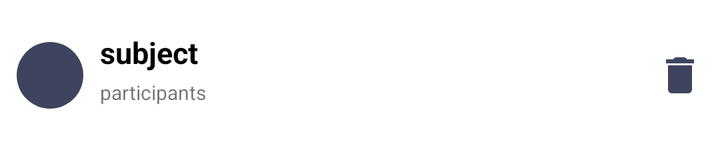
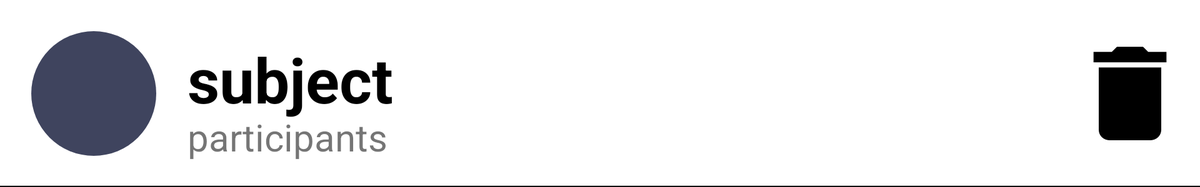

An Android layout and its configuration variant, each rendered on a device that would load it. The default file and the variant file are quoted in full after the pictures.
<!-- AndroidManifest.xml: application theme Theme.Mareu -->
<!-- res/layout/meeting_row.xml -->
<?xml version="1.0" encoding="utf-8"?>
<androidx.constraintlayout.widget.ConstraintLayout xmlns:android="http://schemas.android.com/apk/res/android"
    xmlns:app="http://schemas.android.com/apk/res-auto"
    xmlns:tools="http://schemas.android.com/tools"
    android:id="@+id/row_layout"
    android:background="#FFFFFF"
    android:layout_width="match_parent"
    android:layout_height="75dp">


    <ImageView
        android:id="@+id/circle"
        android:layout_width="50dp"
        android:layout_height="50dp"
        app:layout_constraintBottom_toBottomOf="parent"
        app:layout_constraintStart_toStartOf="parent"
        app:layout_constraintTop_toTopOf="parent"
        tools:src="@drawable/ic_circle" />

    <TextView
        android:id="@+id/meeting"
        android:layout_width="0dp"
        android:layout_height="wrap_content"
        android:layout_marginTop="16dp"
        android:textSize="@dimen/meeting"
        android:textColor="#000000"
        android:textStyle="bold"
        app:layout_constraintStart_toEndOf="@id/circle"
        app:layout_constraintEnd_toStartOf="@id/delete_button"
        app:layout_constraintTop_toTopOf="parent"
        tools:text="subject" />

    <TextView
        android:id="@+id/participants"
        android:layout_width="0dp"
        android:layout_height="wrap_content"
        android:layout_marginBottom="22dp"
        android:ellipsize="end"
        android:singleLine="true"
        android:textSize="@dimen/participants"
        app:layout_constraintBottom_toBottomOf="parent"
        app:layout_constraintStart_toEndOf="@id/circle"
        app:layout_constraintEnd_toStartOf="@id/delete_button"
        tools:text="participants" />

    <ImageButton
        android:id="@+id/delete_button"
        android:layout_width="@dimen/delete_width"
        android:layout_height="@dimen/delete_height"
        android:layout_marginEnd="8dp"
        android:background="#FFFFFF"
        app:layout_constraintBottom_toBottomOf="parent"
        app:layout_constraintEnd_toEndOf="parent"
        app:layout_constraintTop_toTopOf="parent"
        app:srcCompat="@drawable/ic_baseline_delete_24" />


</androidx.constraintlayout.widget.ConstraintLayout>
<!-- resources referenced by this layout -->
<resources>
  <dimen name="delete_height">24dp</dimen>
  <dimen name="delete_width">24dp</dimen>
  <dimen name="meeting">15sp</dimen>
  <dimen name="participants">10sp</dimen>
  <!-- drawable ic_baseline_delete_24 (drawable) -->
  <vector xmlns:android="http://schemas.android.com/apk/res/android"
      android:width="24dp"
      android:height="24dp"
      android:tint="#3F445E"
      android:viewportWidth="24"
      android:viewportHeight="24">
      <path
          android:fillColor="@android:color/white"
          android:pathData="M6,19c0,1.1 0.9,2 2,2h8c1.1,0 2,-0.9 2,-2V7H6v12zM19,4h-3.5l-1,-1h-5l-1,1H5v2h14V4z" />
  </vector>
  <!-- drawable ic_circle (drawable) -->
  <vector android:height="24dp" android:tint="#3F445E"
      android:viewportHeight="24" android:viewportWidth="24"
      android:width="24dp" xmlns:android="http://schemas.android.com/apk/res/android">
      <path android:fillColor="@android:color/white" android:pathData="M12,12m-8,0a8,8 0,1 1,16 0a8,8 0,1 1,-16 0"/>
  </vector>
  <style name="Theme.Mareu" parent="Theme.AppCompat.Light.NoActionBar">
          
          <item name="colorPrimary">@color/bleuuu</item>
          <item name="colorPrimaryVariant">@color/bleuu</item>
          <item name="colorOnPrimary">@color/white</item>
          
          <item name="colorSecondary">@color/teal_200</item>
          <item name="colorSecondaryVariant">@color/teal_700</item>
          <item name="colorOnSecondary">@color/black</item>
          
          <item name="android:statusBarColor" tools:targetApi="l">?attr/colorPrimaryVariant</item>
          
      </style>
  <color name="bleuuu">#4E92DF</color>
  <color name="bleuu">#3F7ABD</color>
  <color name="white">#FFFFFFFF</color>
  <color name="teal_200">#FF03DAC5</color>
  <color name="teal_700">#FF018786</color>
  <color name="black">#FF000000</color>
</resources>
<!-- res/layout-large-land/meeting_row.xml (the repository's variant of the layout above) -->
<!-- drawn on a 7-inch tablet turned sideways -->
<?xml version="1.0" encoding="utf-8"?>
<androidx.constraintlayout.widget.ConstraintLayout
    xmlns:android="http://schemas.android.com/apk/res/android"
    xmlns:app="http://schemas.android.com/apk/res-auto"
    xmlns:tools="http://schemas.android.com/tools"
    android:id="@+id/row_layout"
    android:background="#FFFFFF"
    android:layout_width="match_parent"
    android:layout_height="150dp">


    <ImageView
        android:id="@+id/circle"
        android:layout_width="@dimen/circle_width"
        android:layout_height="@dimen/circle_height"
        app:layout_constraintBottom_toBottomOf="parent"
        app:layout_constraintStart_toStartOf="parent"
        app:layout_constraintTop_toTopOf="parent"
        tools:src="@drawable/ic_circle" />


    <TextView
        android:id="@+id/meeting"
        android:layout_width="wrap_content"
        android:layout_height="wrap_content"
        android:layout_marginTop="30dp"
        android:textColor="#000000"
        android:textSize="@dimen/meeting"
        android:textStyle="bold"
        app:layout_constraintStart_toEndOf="@id/circle"
        app:layout_constraintTop_toTopOf="parent"
        tools:text="subject" />



    <TextView
        android:id="@+id/participants"
        android:layout_width="0dp"
        android:layout_height="wrap_content"
        android:layout_marginBottom="20dp"
        android:ellipsize="end"
        android:singleLine="true"
        android:textSize="@dimen/participants"
        app:layout_constraintBottom_toBottomOf="parent"
        app:layout_constraintStart_toEndOf="@id/circle"
        app:layout_constraintEnd_toStartOf="@id/delete_button"
        tools:text="participants" />

    <ImageButton
            android:id="@+id/delete_button"
            android:layout_width="@dimen/delete_width"
            android:layout_height="@dimen/delete_height"
            android:layout_marginEnd="16dp"
            android:background="#FFFFFF"
            app:layout_constraintBottom_toBottomOf="parent"
            app:layout_constraintEnd_toEndOf="parent"
            app:layout_constraintTop_toTopOf="parent"
            app:srcCompat="@drawable/ic_baseline_delete_100" />

    <ImageView
        android:layout_width="match_parent"
        android:layout_height="1dp"
        android:background="#000000"
        app:layout_constraintBottom_toBottomOf="parent"/>

</androidx.constraintlayout.widget.ConstraintLayout>
<!-- resources referenced by the variant -->
<!-- as a 7-inch tablet turned sideways resolves them -->
<resources>
  <!-- from res/values-large-land/ -->
  <dimen name="circle_height">150dp</dimen>
  <!-- from res/values-large-land/ -->
  <dimen name="circle_width">150dp</dimen>
  <!-- from res/values-large-land/ -->
  <dimen name="delete_height">80dp</dimen>
  <!-- from res/values-large-land/ -->
  <dimen name="delete_width">80dp</dimen>
  <!-- from res/values-large-land/ -->
  <dimen name="meeting">50sp</dimen>
  <!-- from res/values-large-land/ -->
  <dimen name="participants">30sp</dimen>
  <!-- drawable ic_baseline_delete_100 (drawable) -->
  <vector android:autoMirrored="true" android:height="100dp"
      android:tint="#000000" android:viewportHeight="24"
      android:viewportWidth="24" android:width="100dp" xmlns:android="http://schemas.android.com/apk/res/android">
      <path android:fillColor="@android:color/white" android:pathData="M6,19c0,1.1 0.9,2 2,2h8c1.1,0 2,-0.9 2,-2V7H6v12zM19,4h-3.5l-1,-1h-5l-1,1H5v2h14V4z"/>
  </vector>
  <!-- drawable ic_circle (drawable) -->
  <vector android:height="24dp" android:tint="#3F445E"
      android:viewportHeight="24" android:viewportWidth="24"
      android:width="24dp" xmlns:android="http://schemas.android.com/apk/res/android">
      <path android:fillColor="@android:color/white" android:pathData="M12,12m-8,0a8,8 0,1 1,16 0a8,8 0,1 1,-16 0"/>
  </vector>
  <style name="Theme.Mareu" parent="Theme.AppCompat.Light.NoActionBar">
          
          <item name="colorPrimary">@color/bleuuu</item>
          <item name="colorPrimaryVariant">@color/bleuu</item>
          <item name="colorOnPrimary">@color/white</item>
          
          <item name="colorSecondary">@color/teal_200</item>
          <item name="colorSecondaryVariant">@color/teal_700</item>
          <item name="colorOnSecondary">@color/black</item>
          
          <item name="android:statusBarColor" tools:targetApi="l">?attr/colorPrimaryVariant</item>
          
      </style>
  <color name="bleuuu">#4E92DF</color>
  <color name="bleuu">#3F7ABD</color>
  <color name="white">#FFFFFFFF</color>
  <color name="teal_200">#FF03DAC5</color>
  <color name="teal_700">#FF018786</color>
  <color name="black">#FF000000</color>
</resources>
